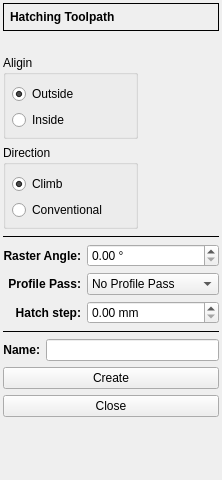
<?xml version="1.0" encoding="UTF-8"?>
<ui version="4.0">
 <class>HatchingForm</class>
 <widget class="QWidget" name="HatchingForm">
  <property name="geometry">
   <rect>
    <x>0</x>
    <y>0</y>
    <width>222</width>
    <height>480</height>
   </rect>
  </property>
  <property name="windowTitle">
   <string>Form</string>
  </property>
  <layout class="QFormLayout" name="formLayout">
   <property name="labelAlignment">
    <set>Qt::AlignRight|Qt::AlignTrailing|Qt::AlignVCenter</set>
   </property>
   <property name="leftMargin">
    <number>3</number>
   </property>
   <property name="topMargin">
    <number>3</number>
   </property>
   <property name="rightMargin">
    <number>3</number>
   </property>
   <property name="bottomMargin">
    <number>3</number>
   </property>
   <item row="0" column="0" colspan="2">
    <widget class="QFrame" name="frame">
     <property name="enabled">
      <bool>true</bool>
     </property>
     <property name="sizePolicy">
      <sizepolicy hsizetype="Preferred" vsizetype="Fixed">
       <horstretch>0</horstretch>
       <verstretch>0</verstretch>
      </sizepolicy>
     </property>
     <property name="frameShape">
      <enum>QFrame::Box</enum>
     </property>
     <property name="frameShadow">
      <enum>QFrame::Plain</enum>
     </property>
     <layout class="QVBoxLayout" name="verticalLayout_2">
      <property name="leftMargin">
       <number>6</number>
      </property>
      <property name="topMargin">
       <number>6</number>
      </property>
      <property name="rightMargin">
       <number>6</number>
      </property>
      <property name="bottomMargin">
       <number>6</number>
      </property>
      <item>
       <widget class="QLabel" name="label">
        <property name="enabled">
         <bool>true</bool>
        </property>
        <property name="font">
         <font>
          <weight>75</weight>
          <bold>true</bold>
         </font>
        </property>
        <property name="text">
         <string>Hatching Toolpath</string>
        </property>
       </widget>
      </item>
     </layout>
    </widget>
   </item>
   <item row="1" column="0" colspan="2">
    <widget class="DepthForm" name="dsbxDepth" native="true">
     <property name="enabled">
      <bool>true</bool>
     </property>
    </widget>
   </item>
   <item row="3" column="0" colspan="2">
    <layout class="QGridLayout" name="gridLayout">
     <item row="2" column="0">
      <widget class="QGroupBox" name="groupBox_4">
       <property name="enabled">
        <bool>true</bool>
       </property>
       <property name="title">
        <string>Aligin</string>
       </property>
       <layout class="QVBoxLayout" name="verticalLayout_5">
        <property name="leftMargin">
         <number>6</number>
        </property>
        <property name="topMargin">
         <number>9</number>
        </property>
        <property name="rightMargin">
         <number>6</number>
        </property>
        <property name="bottomMargin">
         <number>6</number>
        </property>
        <item>
         <widget class="QRadioButton" name="rbOutside">
          <property name="enabled">
           <bool>true</bool>
          </property>
          <property name="text">
           <string>Outside</string>
          </property>
          <property name="checked">
           <bool>true</bool>
          </property>
         </widget>
        </item>
        <item>
         <widget class="QRadioButton" name="rbInside">
          <property name="enabled">
           <bool>true</bool>
          </property>
          <property name="text">
           <string>Inside</string>
          </property>
         </widget>
        </item>
       </layout>
      </widget>
     </item>
     <item row="3" column="0">
      <widget class="QGroupBox" name="groupBox_2">
       <property name="enabled">
        <bool>true</bool>
       </property>
       <property name="title">
        <string>Direction</string>
       </property>
       <layout class="QVBoxLayout" name="verticalLayout_4">
        <property name="leftMargin">
         <number>6</number>
        </property>
        <property name="topMargin">
         <number>9</number>
        </property>
        <property name="rightMargin">
         <number>6</number>
        </property>
        <property name="bottomMargin">
         <number>6</number>
        </property>
        <item>
         <widget class="QRadioButton" name="rbClimb">
          <property name="enabled">
           <bool>true</bool>
          </property>
          <property name="text">
           <string>Climb</string>
          </property>
          <property name="checked">
           <bool>true</bool>
          </property>
         </widget>
        </item>
        <item>
         <widget class="QRadioButton" name="rbConventional">
          <property name="enabled">
           <bool>true</bool>
          </property>
          <property name="text">
           <string>Conventional</string>
          </property>
         </widget>
        </item>
       </layout>
      </widget>
     </item>
     <item row="1" column="1" rowspan="3">
      <widget class="QLabel" name="lblPixmap">
       <property name="enabled">
        <bool>true</bool>
       </property>
       <property name="sizePolicy">
        <sizepolicy hsizetype="Fixed" vsizetype="Preferred">
         <horstretch>0</horstretch>
         <verstretch>0</verstretch>
        </sizepolicy>
       </property>
       <property name="minimumSize">
        <size>
         <width>75</width>
         <height>75</height>
        </size>
       </property>
       <property name="text">
        <string/>
       </property>
       <property name="pixmap">
        <pixmap>:/toolpath/offset_climb.png</pixmap>
       </property>
       <property name="alignment">
        <set>Qt::AlignCenter</set>
       </property>
      </widget>
     </item>
    </layout>
   </item>
   <item row="4" column="0" colspan="2">
    <widget class="Line" name="line_3">
     <property name="frameShadow">
      <enum>QFrame::Plain</enum>
     </property>
     <property name="orientation">
      <enum>Qt::Horizontal</enum>
     </property>
    </widget>
   </item>
   <item row="5" column="0" colspan="2">
    <layout class="QFormLayout" name="formLayout_2">
     <property name="labelAlignment">
      <set>Qt::AlignRight|Qt::AlignTrailing|Qt::AlignVCenter</set>
     </property>
     <property name="leftMargin">
      <number>0</number>
     </property>
     <property name="topMargin">
      <number>0</number>
     </property>
     <property name="rightMargin">
      <number>0</number>
     </property>
     <property name="bottomMargin">
      <number>0</number>
     </property>
     <item row="0" column="0">
      <widget class="QLabel" name="labelAngle">
       <property name="enabled">
        <bool>true</bool>
       </property>
       <property name="font">
        <font>
         <weight>75</weight>
         <bold>true</bold>
        </font>
       </property>
       <property name="text">
        <string>Raster Angle:</string>
       </property>
       <property name="alignment">
        <set>Qt::AlignRight|Qt::AlignTrailing|Qt::AlignVCenter</set>
       </property>
      </widget>
     </item>
     <item row="0" column="1">
      <widget class="DoubleSpinBox" name="dsbxAngle">
       <property name="enabled">
        <bool>true</bool>
       </property>
       <property name="suffix">
        <string> °</string>
       </property>
       <property name="maximum">
        <double>180.000000000000000</double>
       </property>
      </widget>
     </item>
     <item row="1" column="0">
      <widget class="QLabel" name="labelPass">
       <property name="enabled">
        <bool>true</bool>
       </property>
       <property name="font">
        <font>
         <weight>75</weight>
         <bold>true</bold>
        </font>
       </property>
       <property name="text">
        <string>Profile Pass:</string>
       </property>
       <property name="alignment">
        <set>Qt::AlignRight|Qt::AlignTrailing|Qt::AlignVCenter</set>
       </property>
      </widget>
     </item>
     <item row="1" column="1">
      <widget class="QComboBox" name="cbxPass">
       <property name="enabled">
        <bool>true</bool>
       </property>
       <item>
        <property name="text">
         <string>No Profile Pass</string>
        </property>
       </item>
       <item>
        <property name="text">
         <string>First</string>
        </property>
       </item>
       <item>
        <property name="text">
         <string>Last</string>
        </property>
       </item>
      </widget>
     </item>
     <item row="2" column="0">
      <widget class="QLabel" name="labelAcc">
       <property name="font">
        <font>
         <weight>75</weight>
         <bold>true</bold>
        </font>
       </property>
       <property name="text">
        <string>Hatch step:</string>
       </property>
       <property name="alignment">
        <set>Qt::AlignRight|Qt::AlignTrailing|Qt::AlignVCenter</set>
       </property>
      </widget>
     </item>
     <item row="2" column="1">
      <widget class="DoubleSpinBox" name="dsbxHathStep">
       <property name="suffix">
        <string> mm</string>
       </property>
       <property name="decimals">
        <number>2</number>
       </property>
       <property name="minimum">
        <double>0.000000000000000</double>
       </property>
       <property name="maximum">
        <double>100.000000000000000</double>
       </property>
       <property name="singleStep">
        <double>0.100000000000000</double>
       </property>
      </widget>
     </item>
    </layout>
   </item>
   <item row="6" column="0" colspan="2">
    <widget class="Line" name="line_2">
     <property name="enabled">
      <bool>true</bool>
     </property>
     <property name="frameShadow">
      <enum>QFrame::Plain</enum>
     </property>
     <property name="orientation">
      <enum>Qt::Horizontal</enum>
     </property>
    </widget>
   </item>
   <item row="7" column="0">
    <widget class="QLabel" name="label_6">
     <property name="enabled">
      <bool>true</bool>
     </property>
     <property name="sizePolicy">
      <sizepolicy hsizetype="MinimumExpanding" vsizetype="Preferred">
       <horstretch>0</horstretch>
       <verstretch>0</verstretch>
      </sizepolicy>
     </property>
     <property name="font">
      <font>
       <weight>75</weight>
       <bold>true</bold>
      </font>
     </property>
     <property name="text">
      <string>Name:</string>
     </property>
     <property name="alignment">
      <set>Qt::AlignRight|Qt::AlignTrailing|Qt::AlignVCenter</set>
     </property>
    </widget>
   </item>
   <item row="7" column="1">
    <widget class="QLineEdit" name="leName">
     <property name="enabled">
      <bool>true</bool>
     </property>
    </widget>
   </item>
   <item row="8" column="0" colspan="2">
    <widget class="QPushButton" name="pbCreate">
     <property name="enabled">
      <bool>true</bool>
     </property>
     <property name="text">
      <string>Create</string>
     </property>
    </widget>
   </item>
   <item row="9" column="0" colspan="2">
    <widget class="QPushButton" name="pbClose">
     <property name="enabled">
      <bool>true</bool>
     </property>
     <property name="text">
      <string>Close</string>
     </property>
    </widget>
   </item>
   <item row="2" column="0" colspan="2">
    <widget class="ToolSelectorForm" name="toolHolder" native="true"/>
   </item>
  </layout>
 </widget>
 <customwidgets>
  <customwidget>
   <class>DepthForm</class>
   <extends>QWidget</extends>
   <header location="global">depthform.h</header>
   <container>1</container>
  </customwidget>
  <customwidget>
   <class>ToolSelectorForm</class>
   <extends>QWidget</extends>
   <header location="global">toolselectorform.h</header>
   <container>1</container>
  </customwidget>
  <customwidget>
   <class>DoubleSpinBox</class>
   <extends>QDoubleSpinBox</extends>
   <header location="global">doublespinbox.h</header>
  </customwidget>
 </customwidgets>
 <resources/>
 <connections/>
</ui>
